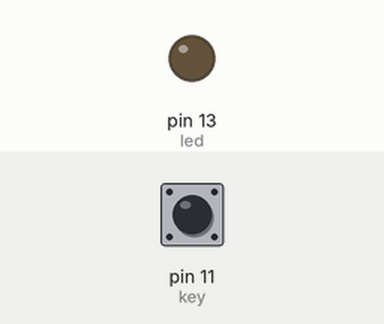
This sketch was run on a simulated Arduino Uno, built with avr-gcc and run on an emulated ATmega328P. Shown: output pins drawn as LEDs (lit = HIGH). The test bench sets the inputs (shaded band); at power-on: pin 11 (key) HIGH.

Above: at 1.2 s.
1.3 s: pin 11 (key) pulled LOW for 0.15 s
At 1.37 s:
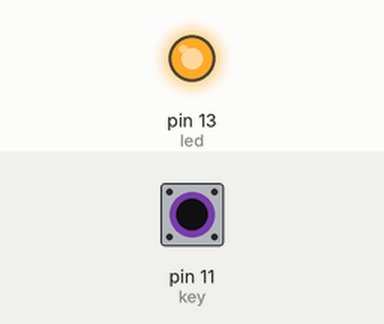
2.9 s: pin 11 (key) pulled LOW for 3.2 s
At 6.4 s:
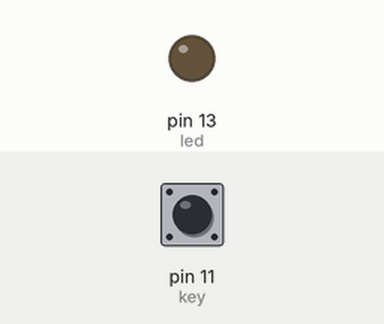
Timing chart, 0 to 7.9 s (numbered marks = the images above; inputs shaded):
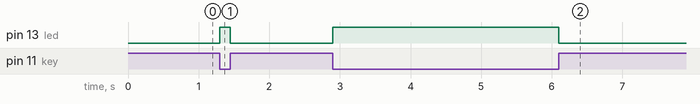

The sketch:

2.Long_press_the_switch_to_control_the_LED.ino
```cpp
//长按开启led程序

//******************************逻辑******************************//
    /*   单变量state控制只能长按来保证led亮起
    /*   if函数配合中间量state实现可控
    */

//******************************全局部分******************************//
int led=13;
int key=11;
int state;

//******************************初始化******************************//
void setup()
{
  pinMode(led,OUTPUT);
  pinMode(key,INPUT_PULLUP);
}

//******************************内层函数******************************//
void liang()
{
  digitalWrite(led,HIGH);
}

void mie()
{
  digitalWrite(led,LOW);
}

//******************************主函数******************************//
void loop()
{
  state=digitalRead(key);

  if(state==0)
  {
    liang();
  }

  else
  {
    mie();
  }
}
```

Measured:
- after the input at 1.3 s, pin 13 (led): LOW → HIGH at once, → LOW 0.15 s later
- after the input at 2.9 s, pin 13 (led): LOW → HIGH at once, → LOW 3.2 s later
